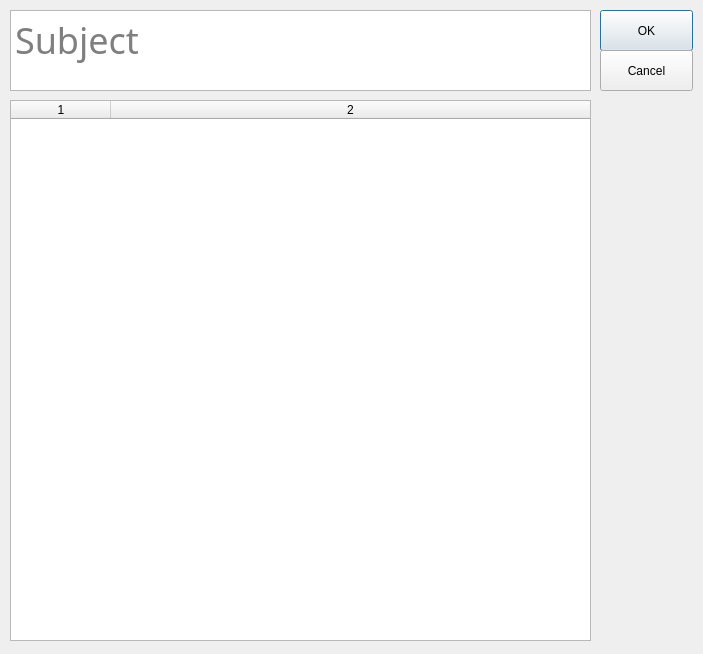
<?xml version="1.0" encoding="UTF-8"?>
<ui version="4.0">
 <class>AddGoalDialog</class>
 <widget class="QDialog" name="AddGoalDialog">
  <property name="geometry">
   <rect>
    <x>0</x>
    <y>0</y>
    <width>703</width>
    <height>654</height>
   </rect>
  </property>
  <property name="windowTitle">
   <string>Add Goal</string>
  </property>
  <widget class="QPushButton" name="AddGoalOKButton">
   <property name="geometry">
    <rect>
     <x>600</x>
     <y>10</y>
     <width>93</width>
     <height>41</height>
    </rect>
   </property>
   <property name="text">
    <string>OK</string>
   </property>
  </widget>
  <widget class="QPushButton" name="AddGoalCancelButton">
   <property name="geometry">
    <rect>
     <x>600</x>
     <y>50</y>
     <width>93</width>
     <height>41</height>
    </rect>
   </property>
   <property name="text">
    <string>Cancel</string>
   </property>
  </widget>
  <widget class="QTextEdit" name="SubjectTextbox">
   <property name="geometry">
    <rect>
     <x>10</x>
     <y>10</y>
     <width>581</width>
     <height>81</height>
    </rect>
   </property>
   <property name="font">
    <font>
     <family>Segoe UI Black</family>
     <pointsize>27</pointsize>
    </font>
   </property>
   <property name="placeholderText">
    <string>Subject</string>
   </property>
  </widget>
  <widget class="QTableWidget" name="SectionListTable">
   <property name="geometry">
    <rect>
     <x>10</x>
     <y>100</y>
     <width>581</width>
     <height>541</height>
    </rect>
   </property>
   <property name="sizeAdjustPolicy">
    <enum>QAbstractScrollArea::AdjustToContents</enum>
   </property>
   <property name="columnCount">
    <number>2</number>
   </property>
   <attribute name="horizontalHeaderStretchLastSection">
    <bool>true</bool>
   </attribute>
   <attribute name="verticalHeaderStretchLastSection">
    <bool>true</bool>
   </attribute>
   <column/>
   <column/>
  </widget>
 </widget>
 <resources/>
 <connections/>
</ui>
